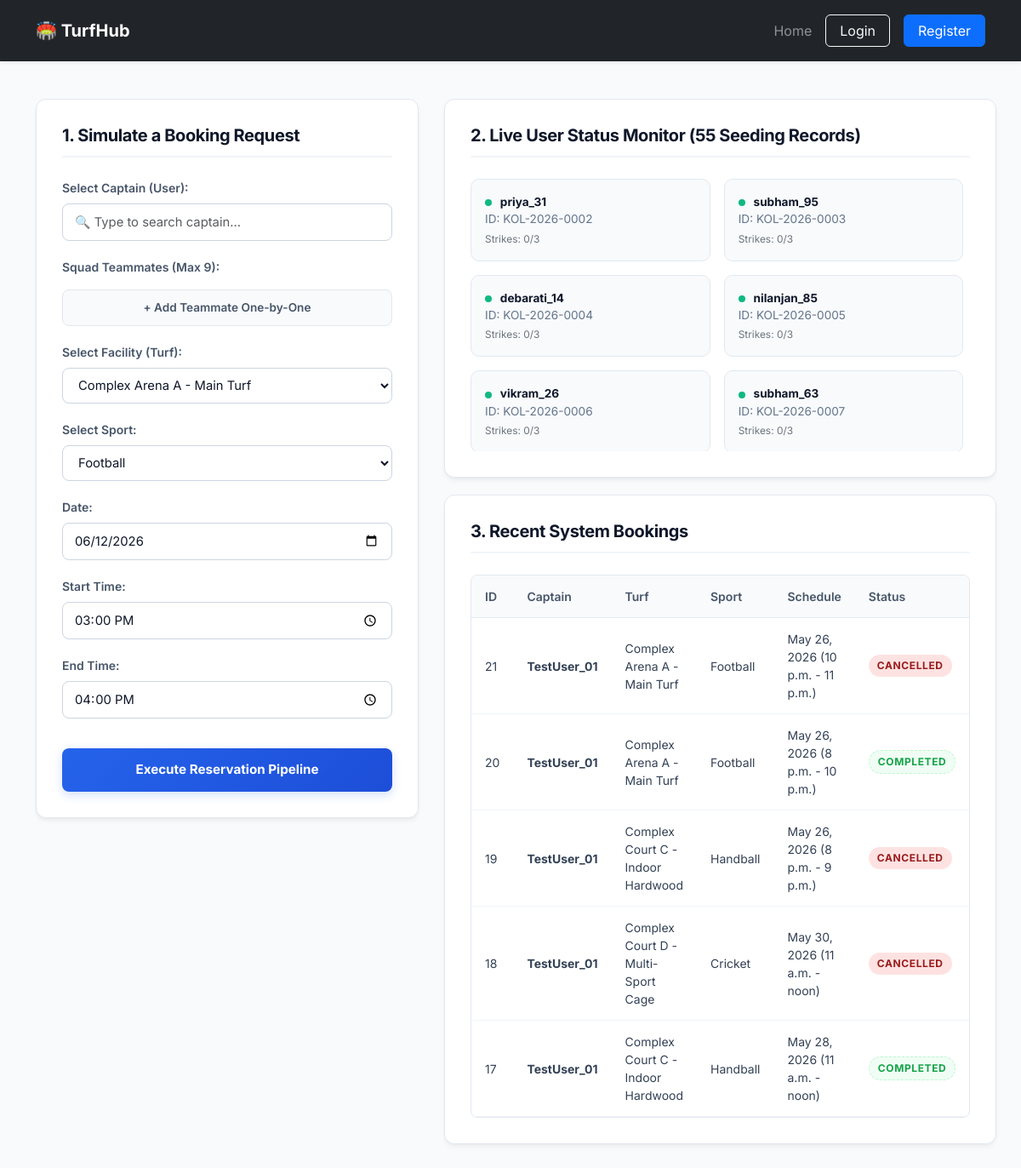
The app's page /sandbox/, older data.
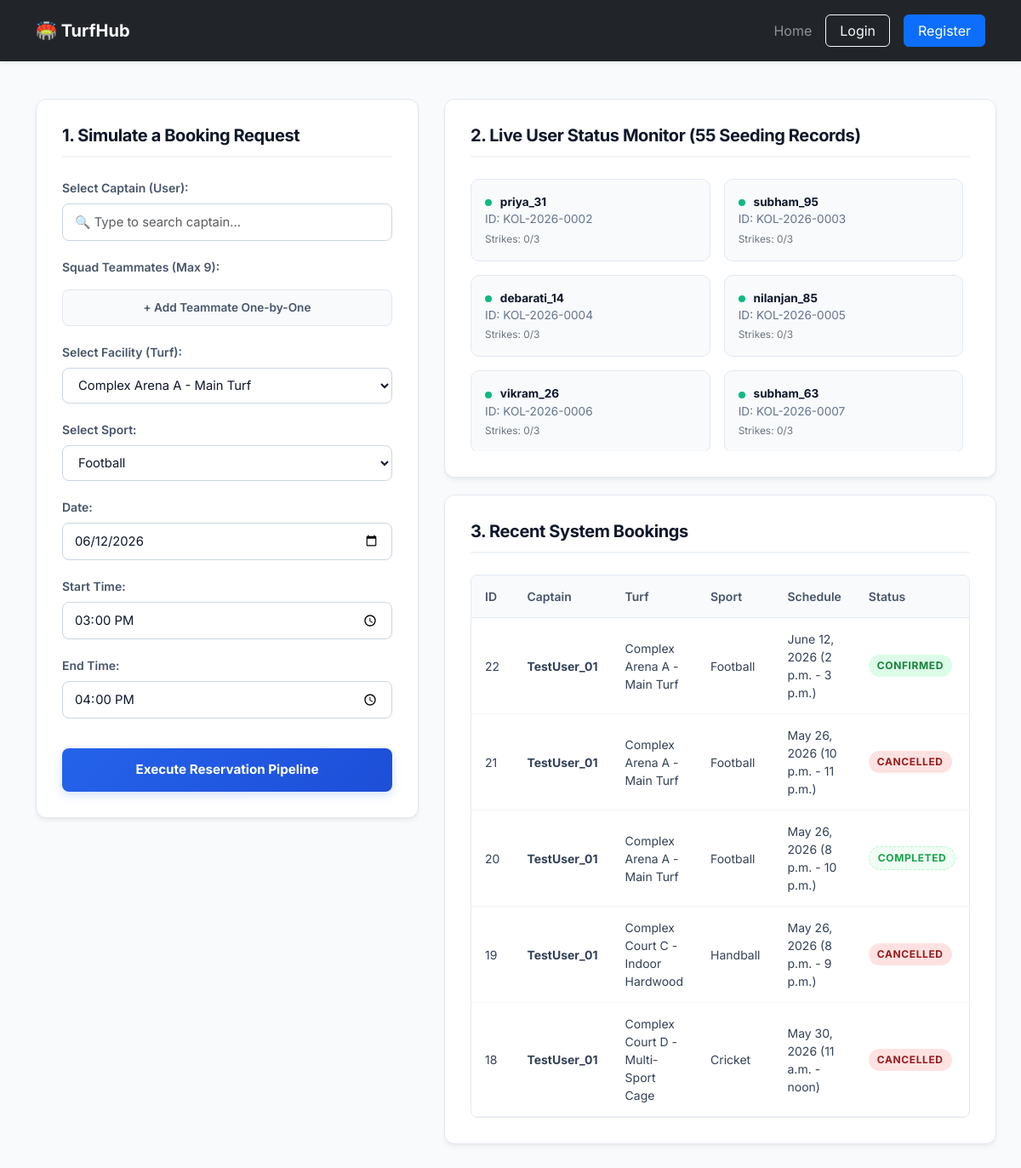
The same page, newer data.
### bookings/models.py (models this page shows, shortened)
class User(AbstractUser):
    member_id = models.CharField(max_length=20, unique=True, blank=True, null=True)
    identity_card_number = models.CharField(max_length=20, unique=True, blank=True, null=True)
    strike_count = models.IntegerField(default=0)
    is_banned = models.BooleanField(default=False)
    profile_picture_url = models.URLField(max_length=500, blank=True, null=True)

class Booking(models.Model):
    STATUS_CHOICES = [
        ('CONFIRMED', 'Confirmed'),
        ('CANCELLED', 'Cancelled'),
        ('COMPLETED', 'Completed'),
    ]
    turf = models.ForeignKey(Turf, on_delete=models.CASCADE, related_name="bookings")
    sport = models.ForeignKey(Sport, on_delete=models.CASCADE, related_name="bookings")
    captain = models.ForeignKey(User, on_delete=models.CASCADE, related_name="captained_bookings")
    teammates = models.ManyToManyField(User, related_name="team_bookings")
    date = models.DateField(default=timezone.now)
    start_time = models.TimeField()
    end_time = models.TimeField()
    status = models.CharField(max_length=15, choices=STATUS_CHOICES, default='CONFIRMED')
    created_at = models.DateTimeField(auto_now_add=True)

class Turf(models.Model):
    name = models.CharField(max_length=50, unique=True)
    supported_sports = models.ManyToManyField(Sport, related_name="turfs")

class Sport(models.Model):
    name = models.CharField(max_length=50, unique=True)

### bookings/views.py (the view, shortened to what this page needs)
# urls.py: path('sandbox/', views.sandbox_dashboard, name='sandbox_dashboard'),
def sandbox_dashboard(request):
    now = timezone.localtime(timezone.now())
    current_date = now.strftime("%Y-%m-%d")
    default_start = now.strftime("%H:00")
    default_end = (now + datetime.timedelta(hours=1)).strftime("%H:00")
    context = {
        "users": User.objects.filter(is_superuser=False).order_by("id"),
        "turfs": Turf.objects.all(),
        "sports": Sport.objects.all(),
        "recent_bookings": Booking.objects.all().order_by("-id")[:5],
        "date": current_date,
        "start_time": default_start,
        "end_time": default_end,
    }
    return render(request, "bookings/bookings.html", context)

### bookings/templates/bookings/bookings.html (shortened to what this page needs)
{% extends 'bookings/base.html' %}
{% block body %}
    <div class="container">
        <div class="booking-dashboard-wrapper">
            <div class="custom-dashboard-card">
                <h2>1. Simulate a Booking Request</h2>
                <form method="POST" id="bookingForm" autocomplete="off">
                    <div class="form-group">
                        <label for="captain_search">Select Captain (User):</label>
                        <input type="text" id="captain_search" class="form-control" placeholder="🔍 Type to search captain..." list="player-search-list">
                    </div>
                    <div class="form-group">
                        <label class="form-label">Squad Teammates (Max 9):</label>
                        <button type="button" class="btn-secondary" id="add-teammate-btn">+ Add Teammate One-by-One</button>
                    </div>
                    <div class="form-group">
                        <label for="turf">Select Facility (Turf):</label>
                        <select name="turf" id="turf" required>
                            {% for turf in turfs %}
                                <option value="{{ turf.id }}">{{ turf.name }}</option>
                            {% endfor %}
                        </select>
                    </div>
                    <div class="form-group">
                        <label for="sport">Select Sport:</label>
                        <select name="sport" id="sport" required>
                            {% for sport in sports %}
                                <option value="{{ sport.id }}">{{ sport.name }}</option>
                            {% endfor %}
                        </select>
                    </div>
                    <div class="form-group">
                        <label for="date">Date:</label>
                        <input type="date" name="date" id="date" value="{{ date }}" required>
                    </div>
                    <div class="form-group">
                        <label for="start_time">Start Time:</label>
                        <input type="time" name="start_time" id="start_time" value="{{ start_time }}" required>
                    </div>
                    <div class="form-group">
                        <label for="end_time">End Time:</label>
                        <input type="time" name="end_time" id="end_time" value="{{ end_time }}" required>
                    </div>
                    <button type="submit" id="submitBtn">Execute Reservation Pipeline</button>
                </form>
            </div>
            <div style="display: flex; flex-direction: column; gap: 20px;">
                <div class="custom-dashboard-card">
                    <h2>2. Live User Status Monitor ({{ users|length }} Seeding Records)</h2>
                    <div class="user-grid">
                        {% for user in users %}
                            <div class="user-badge {% if user.is_banned %}banned{% endif %}">
                                <span class="status-dot"></span>
                                <strong>{{ user.username }}</strong><br>
                                <span style="color: #64748b;">ID: {{ user.member_id }}</span><br>
                                <span class="small d-block text-secondary mt-1">Strikes: {{ user.strike_count }}/3</span>
                            </div>
                        {% endfor %}
                    </div>
                </div>
                <div class="custom-dashboard-card">
                    <h2>3. Recent System Bookings</h2>
                    {% if recent_bookings %}
                        <div class="booking-table-wrapper">
                            <table>
                                <thead>
                                    <tr>
                                        <th>ID</th>
                                        <th>Captain</th>
                                        <th>Turf</th>
                                        <th>Sport</th>
                                        <th>Schedule</th>
                                        <th>Status</th>
                                    </tr>
                                </thead>
                                <tbody>
                                    {% for b in recent_bookings %}
                                        <tr>
                                            <td>{{ b.id }}</td>
                                            <td><strong>{{ b.captain.username }}</strong></td>
                                            <td>{{ b.turf.name }}</td>
                                            <td>{{ b.sport.name }}</td>
                                            <td>{{ b.date }} ({{ b.start_time }} - {{ b.end_time }})</td>
                                            <td>
                                                <span class="badge-status {% if b.status|lower == 'confirmed' %}confirmed{% elif b.status|lower == 'completed' %}completed{% else %}cancelled{% endif %}">
                                                    {{ b.status }}
                                                </span>
                                            </td>
                                        </tr>
                                    {% endfor %}
                                </tbody>
                            </table>
                        </div>
                    {% else %}
                        <p style="color: #64748b; font-style: italic; margin: 0;">No active bookings found in the database. Run a simulation to populate.</p>
                    {% endif %}
                </div>
            </div>
        </div>
    </div>
{% endblock %}
{% block extra_js %}
    {% load static %}
{% endblock %}

### bookings/templates/bookings/base.html (shortened to what this page needs)
<!DOCTYPE html>
<html lang="en">
    <head>
        <link rel="stylesheet" href="https://cdn.jsdelivr.net/npm/bootstrap@5.3.2/dist/css/bootstrap.min.css">
        {% load static %}
        <link rel="stylesheet" href="{% static 'css/styles.css' %}">
    </head>
    <body style="font-family: 'Inter', sans-serif; background-color: #f8fafc; color: #0f172a;">
        <nav class="navbar navbar-expand-lg navbar-dark bg-dark py-3 shadow-sm">
            <div class="container">
                <a class="navbar-brand fw-bold text-white tracking-tight" href="{% url 'index' %}">🏟️ TurfHub</a>
                <div class="collapse navbar-collapse justify-content-end" id="navbarNav">
                    <ul class="navbar-nav align-items-center gap-2">
                        <li class="nav-item">
                            <a class="nav-link text-white-50" href="{% url 'index' %}">Home</a>
                        </li>
                        {% if user.is_authenticated %}
                            <li class="nav-item">
                                <a class="nav-link text-white fw-medium d-flex align-items-center px-2" href="{% url 'user_profile' %}">
                                    <span class="me-1">👤</span> {{ user.username }}
                                </a>
                            </li>
                            <li class="nav-item">
                                <a class="btn btn-primary px-4 fw-medium" href="/sandbox/">Book Now</a>
                            </li>
                            <li class="nav-item">
                                <form action="{% url 'logout' %}" method="post" class="d-inline">
                                    {% csrf_token %}
                                    <button type="submit" class="btn btn-outline-danger btn-sm px-3">Logout</button>
                                </form>
                            </li>
                        {% else %}
                            <li class="nav-item">
                                <a class="btn btn-outline-light px-3 me-2" href="{% url 'login' %}">Login</a>
                            </li>
                            <li class="nav-item">
                                <a class="btn btn-primary px-3" href="{% url 'register' %}">Register</a>
                            </li>
                        {% endif %}
                    </ul>
                </div>
            </div>
        </nav>
        <main class="py-4">
            {% block body %}
            {% endblock %}
        </main>
    </body>
</html>

### bookings/static/css/styles.css (style rules this page uses)
.booking-dashboard-wrapper { display: flex; flex-direction: column; gap: 30px; margin: 20px auto; width: 100%; }
@media (min-width: 992px) { .booking-dashboard-wrapper { display: grid; grid-template-columns: 450px 1fr; align-items: start; } }
.booking-dashboard-wrapper .custom-dashboard-card { background: #ffffff; border-radius: 12px; border: 1px solid #e2e8f0; padding: 30px; box-shadow: 0 4px 6px -1px rgba(0, 0, 0, 0.05), 0 2px 4px -1px rgba(0, 0, 0, 0.03); }
.booking-dashboard-wrapper h2 { font-size: 1.25rem; font-weight: 700; color: #0f172a; margin-top: 0; margin-bottom: 25px; padding-bottom: 12px; border-bottom: 2px solid #f1f5f9; letter-spacing: -0.02em; }
.booking-dashboard-wrapper .form-group { margin-bottom: 20px; }
.booking-dashboard-wrapper label { display: block; font-size: 0.875rem; font-weight: 600; color: #475569; margin-bottom: 8px; }
.booking-dashboard-wrapper select, .booking-dashboard-wrapper input[type="text"], .booking-dashboard-wrapper input[type="date"], .booking-dashboard-wrapper input[type="time"] { width: 100% !important; padding: 10px 14px !important; font-size: 0.925rem !important; color: #0f172a !important; background-color: #ffffff !important; border: 1px solid #cbd5e1 !important; border-radius: 8px !important; box-sizing: border-box !important; transition: border-color 0.15s ease, box-shadow 0.15s ease; }
.booking-dashboard-wrapper button[type="submit"] { background: linear-gradient(135deg, #2563eb 0%, #1d4ed8 100%) !important; color: #ffffff !important; border: none !important; padding: 14px 24px !important; width: 100% !important; border-radius: 8px !important; font-size: 0.95rem !important; font-weight: 700 !important; cursor: pointer; margin-top: 15px; box-shadow: 0 4px 12px rgba(37, 99, 235, 0.2); transition: all 0.2s ease; }
.booking-dashboard-wrapper .btn-secondary { background: #f8fafc !important; color: #475569 !important; border: 1px solid #e2e8f0 !important; margin-top: 8px; padding: 10px 16px !important; font-size: 0.85rem !important; font-weight: 600 !important; width: 100% !important; border-radius: 8px !important; cursor: pointer; }
.booking-dashboard-wrapper .user-grid { display: grid; grid-template-columns: repeat(auto-fill, minmax(200px, 1fr)); gap: 16px; max-height: 320px; overflow-y: auto; padding-right: 8px; }
.booking-dashboard-wrapper .user-badge { position: relative; padding: 16px; border-radius: 10px; border: 1px solid #e2e8f0; font-size: 0.85rem; background: #f8fafc; }
.booking-dashboard-wrapper .status-dot { width: 8px; height: 8px; background-color: #10b981; border-radius: 50%; display: inline-block; margin-right: 6px; vertical-align: middle; }
.booking-dashboard-wrapper .booking-table-wrapper { width: 100%; overflow-x: auto; border-radius: 8px; border: 1px solid #e2e8f0; }
.booking-dashboard-wrapper table { width: 100% !important; border-collapse: collapse !important; margin: 0 !important; font-size: 0.875rem !important; }
.booking-dashboard-wrapper th { background: #f8fafc !important; color: #475569 !important; font-weight: 600 !important; padding: 14px 16px !important; border-bottom: 1px solid #e2e8f0 !important; }
.booking-dashboard-wrapper td { padding: 14px 16px !important; color: #334155 !important; border-bottom: 1px solid #f1f5f9 !important; }
.booking-dashboard-wrapper .badge-status { display: inline-flex; align-items: center; padding: 4px 10px; font-size: 0.75rem; font-weight: 700; border-radius: 100px; text-transform: uppercase; letter-spacing: 0.05em; }
.booking-dashboard-wrapper .badge-status.confirmed { background-color: #dcfce7; color: #15803d; }
.booking-dashboard-wrapper .badge-status.completed { background-color: #f0fdf4; color: #16a34a; border: 1px dashed #bbf7d0; }
.booking-dashboard-wrapper .badge-status.cancelled { background-color: #fee2e2; color: #991b1b; }

Row changes from the older to the newer data that the page shows:
no longer on this page (row unchanged): Booking: id "17", captain.username "TestUser_01", turf.name "Complex Court C - Indoor Hardwood", sport.name "Handball", date "May 28, 2026", start_time "11 a.m.", end_time "noon", status "COMPLETED"
added Booking: id "22", captain.username "TestUser_01", turf.name "Complex Arena A - Main Turf", sport.name "Football", date "June 12, 2026", start_time "2 p.m.", end_time "3 p.m.", status "CONFIRMED"
